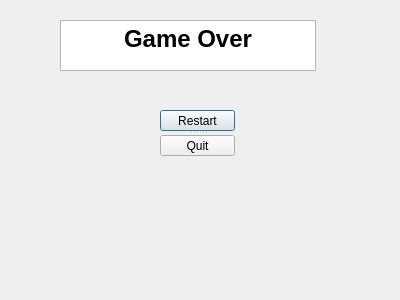
<?xml version="1.0" encoding="UTF-8"?>
<ui version="4.0">
 <class>GameOverManu</class>
 <widget class="QDialog" name="GameOverManu">
  <property name="geometry">
   <rect>
    <x>0</x>
    <y>0</y>
    <width>400</width>
    <height>300</height>
   </rect>
  </property>
  <property name="windowTitle">
   <string>Dialog</string>
  </property>
  <widget class="QTextBrowser" name="textBrowser">
   <property name="geometry">
    <rect>
     <x>60</x>
     <y>20</y>
     <width>256</width>
     <height>51</height>
    </rect>
   </property>
   <property name="html">
    <string>&lt;!DOCTYPE HTML PUBLIC &quot;-//W3C//DTD HTML 4.0//EN&quot; &quot;http://www.w3.org/TR/REC-html40/strict.dtd&quot;&gt;
&lt;html&gt;&lt;head&gt;&lt;meta name=&quot;qrichtext&quot; content=&quot;1&quot; /&gt;&lt;style type=&quot;text/css&quot;&gt;
p, li { white-space: pre-wrap; }
&lt;/style&gt;&lt;/head&gt;&lt;body style=&quot; font-family:'MS Shell Dlg 2'; font-size:8.25pt; font-weight:400; font-style:normal;&quot;&gt;
&lt;p align=&quot;center&quot; style=&quot; margin-top:0px; margin-bottom:0px; margin-left:0px; margin-right:0px; -qt-block-indent:0; text-indent:0px;&quot;&gt;&lt;span style=&quot; font-size:18pt; font-weight:600;&quot;&gt;Game Over&lt;/span&gt;&lt;/p&gt;&lt;/body&gt;&lt;/html&gt;</string>
   </property>
  </widget>
  <widget class="QSplitter" name="splitter">
   <property name="geometry">
    <rect>
     <x>160</x>
     <y>110</y>
     <width>75</width>
     <height>46</height>
    </rect>
   </property>
   <property name="orientation">
    <enum>Qt::Vertical</enum>
   </property>
   <widget class="QPushButton" name="restartButton">
    <property name="text">
     <string>Restart</string>
    </property>
   </widget>
   <widget class="QPushButton" name="quitButton">
    <property name="text">
     <string>Quit</string>
    </property>
   </widget>
  </widget>
 </widget>
 <resources/>
 <connections/>
</ui>
